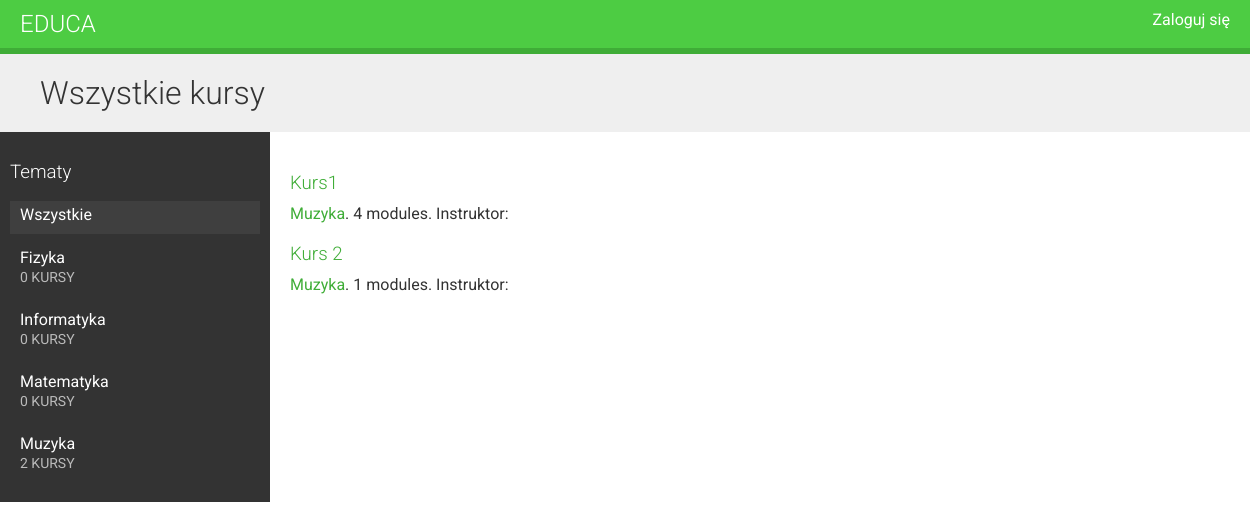
The app's page /, older data.
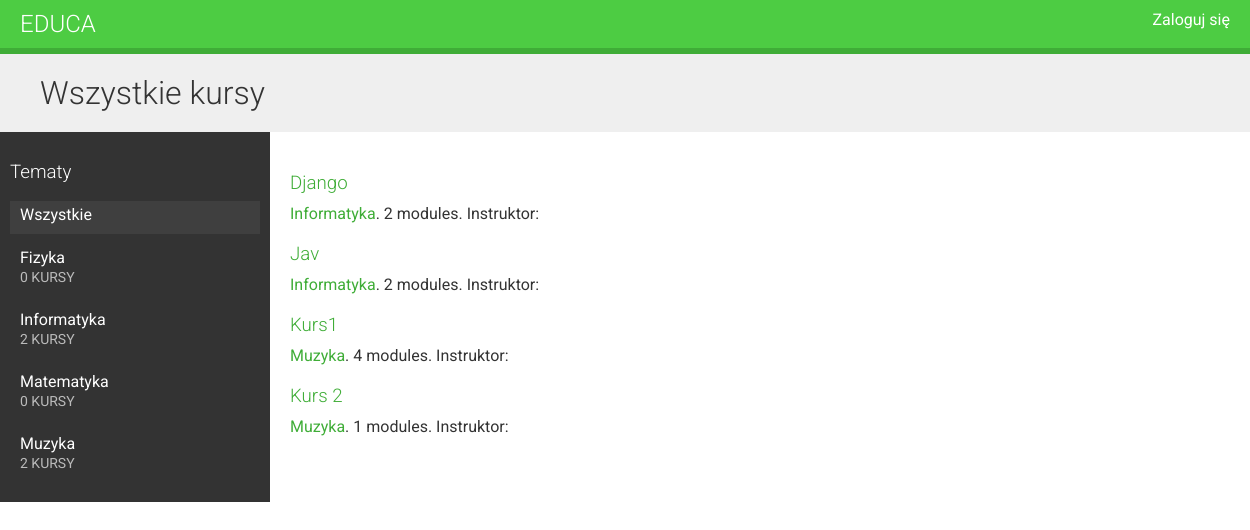
The same page, newer data.
### courses/models.py (models this page shows, shortened)
class Subject(models.Model):
    title = models.CharField(max_length=200)
    slug = models.SlugField(max_length=200, unique=True)
    class Meta:
        ordering = ('title',)
    def __str__(self):
        return self.title

class Course(models.Model):
    owner = models.ForeignKey(User, related_name='courses_created', on_delete = models.CASCADE)
    subject = models.ForeignKey(Subject, related_name='courses', on_delete = models.CASCADE)
    title = models.CharField(max_length=200)
    slug = models.SlugField(max_length=200, unique=True)
    overview = models.TextField()
    created = models.DateTimeField(auto_now_add=True)
    students = models.ManyToManyField(User, related_name='courses_joined', blank=True)
    class Meta:
        ordering = ('-created',)

### courses/views.py (the view)
# urls.py: path('', CourseListView.as_view(), name='course_list'),
class CourseListView(TemplateResponseMixin, View):
    model = Course
    template_name = 'courses/course/list.html'
    def get(self, request, subject=None):
        subjects = Subject.objects.annotate(total_courses=Count('courses'))
        courses = Course.objects.annotate(total_modules=Count('modules'))
        if subject:
            subject = get_object_or_404(Subject, slug=subject)
            courses = courses.filter(subject=subject)
        return self.render_to_response({'subjects': subjects,
                                        'subject': subject,
                                        'courses': courses})

### courses/templates/courses/course/list.html (shortened to what this page needs)
{% extends "base.html" %}
{% block content %}
  <h1>
    {% if subject %}
      Kursy z dziedziny: {{ subject.title }}
    {% else %}
      Wszystkie kursy
    {% endif %}
  </h1>
  <div class="contents">
    <h3>Tematy</h3>
    <ul id="modules">
      <li {% if not subject %}class="selected"{% endif %}>
        <a href="{% url "course_list" %}">Wszystkie</a>
      </li>
      {% for s in subjects %}
        <li {% if subject == s %}class="selected"{% endif %}>
          <a href="{% url "course_list_subject" s.slug %}">
            {{ s.title }}
            <br><span>{{ s.total_courses }} kursy</span>
          </a>
        </li>
      {% endfor %}
    </ul>
  </div>
  <div class="module">
    {% for course in courses %}
      {% with subject=course.subject %}
        <h3>
          <a href="{% url "course_detail" course.slug %}">
            {{ course.title }}
          </a>
        </h3>
        <p>
          <a href="{% url "course_list_subject" subject.slug %}">{{ subject }}</a>.
            {{ course.total_modules }} modules.
            Instruktor: {{ course.owner.get_full_name }}
        </p>
      {% endwith %}
    {% endfor %}
  </div>
{% endblock %}

Row changes from the older to the newer data that the page shows:
computed for Subject "Informatyka": total_courses "0" → "2"
added Course: title "Django", subject "Informatyka", total_modules "2"
added Course: title "Jav", subject "Informatyka", total_modules "2"
